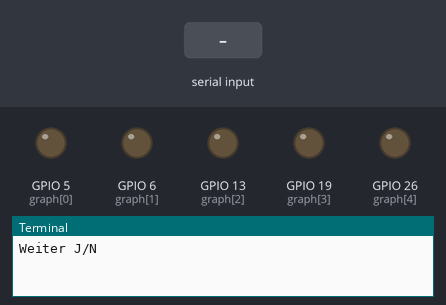
The program below on a simulated Raspberry Pi (BCM pin numbers). Parts: output pins drawn as LEDs (lit = HIGH), the last lines printed to the terminal. Dashed ring = blinking. The test bench sets the inputs (shaded band).

Above: at 19.2 s.
19.3 s: "1" typed at the terminal, then Enter
At 20.1 s:
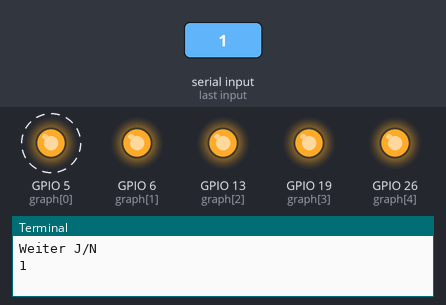
At 21.6 s:
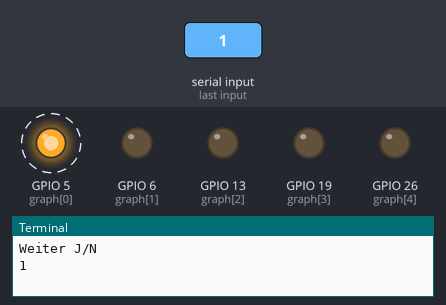
Timing chart, 0 to 26.8 s (numbered marks = the images above; inputs shaded):
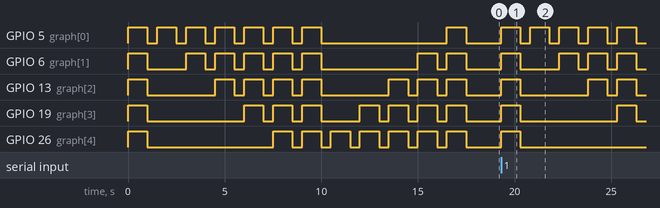

The program:

LEDBARGRAPH_remote.py
```python
#!/usr/bin/env python
# https://gpiozero.readthedocs.io/en/stable/recipes.html
from gpiozero import LEDBarGraph
from gpiozero.pins.pigpio import PiGPIOFactory
from time import sleep

factory = PiGPIOFactory(host='192.168.2.172')
graph = LEDBarGraph(5, 6, 13, 19, 26, pin_factory=factory)
weiter = True


class UnknownException(Exception):
    pass


def led_aus(gv=0):
    return gv


try:
    while weiter:
        graph.value = 1  # (1, 1, 1, 1, 1)
        sleep(1)
        graph.value = led_aus()
        sleep(0.5)
        graph.value = 1 / 5  # (1, 0, 0, 0, 0)
        sleep(1)
        graph.value = led_aus()
        sleep(0.5)
        graph.value = 2 / 5  # (1, 1, 0, 0, 0)
        sleep(1)
        graph.value = led_aus()
        sleep(0.5)
        graph.value = 3 / 5  # (1, 1, 1, 0, 0)
        sleep(1)
        graph.value = led_aus()
        sleep(0.5)
        graph.value = 4 / 5  # (1, 1, 1, 1, 0)
        sleep(1)
        graph.value = led_aus()
        sleep(0.5)
        graph.value = 5 / 5  # (1, 1, 1, 1, 1)
        sleep(1)
        graph.value = led_aus()
        sleep(0.5)
        graph.value = -1  # (1, 1, 1, 1, 1)
        sleep(1)
        graph.value = led_aus()
        sleep(0.5)
        graph.value = -1 / 5  # (1, 0, 0, 0, 0)
        sleep(1)
        graph.value = led_aus()
        sleep(0.5)
        graph.value = -2 / 5  # (1, 1, 0, 0, 0)
        sleep(1)
        graph.value = led_aus()
        sleep(0.5)
        graph.value = -3 / 5  # (1, 1, 1, 0, 0)
        sleep(1)
        graph.value = led_aus()
        sleep(0.5)
        graph.value = -4 / 5  # (1, 1, 1, 1, 0)
        sleep(1)
        graph.value = led_aus()
        sleep(0.5)
        graph.value = -5 / 5  # (1, 1, 1, 1, 1)
        sleep(1)
        graph.value = led_aus()
        sleep(0.5)
        answer = input('Weiter J/N')
        if answer in ("N", "n"):
            weiter = False

except KeyboardInterrupt:
    # here you put any code you want to run before the program
    # exits when you press CTRL+C
    print(f"graph.value = {graph.value}")

except UnknownException:
    # this catches ALL other exceptions including errors.
    # You won't get any error messages for debugging
    # so only use it once your code is working
    raise UnknownException("UnknownException occurred")

finally:
    graph.value = 0  # (0, 0, 0, 0, 0, 0)

graph.value = 0  # (0, 0, 0, 0, 0, 0)
```

Measured:
- after the input at 19.3 s, GPIO 5 (graph[0]): alternates HIGH for 1.0 s and LOW for 0.50 s, starting at once; GPIO 6 (graph[1]): LOW → HIGH at once, → LOW 1.0 s later, → HIGH 2.0 s later, → LOW 1.0 s later, … (8 changes in this stretch)
